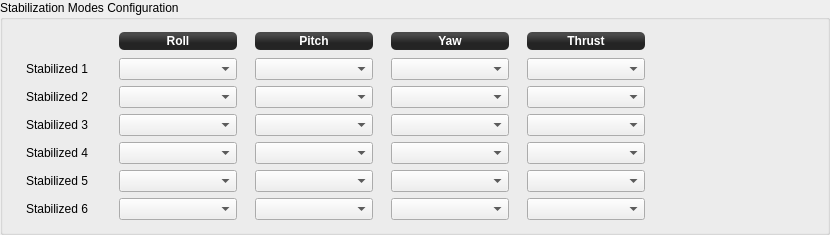
            <widget class="QGroupBox" name="groupBox">
             <property name="styleSheet">
              <string notr="true"/>
             </property>
             <property name="title">
              <string>Stabilization Modes Configuration</string>
             </property>
             <layout class="QGridLayout" name="gridLayout_2" columnstretch="0,0,0,0,0,0,0,0,0,0,0,0,0">
              <property name="leftMargin">
               <number>9</number>
              </property>
              <property name="horizontalSpacing">
               <number>6</number>
              </property>
              <item row="1" column="4">
               <spacer name="horizontalSpacer_12">
                <property name="orientation">
                 <enum>Qt::Horizontal</enum>
                </property>
                <property name="sizeType">
                 <enum>QSizePolicy::Fixed</enum>
                </property>
                <property name="sizeHint" stdset="0">
                 <size>
                  <width>10</width>
                  <height>20</height>
                 </size>
                </property>
               </spacer>
              </item>
              <item row="1" column="8">
               <spacer name="horizontalSpacer_13">
                <property name="orientation">
                 <enum>Qt::Horizontal</enum>
                </property>
                <property name="sizeType">
                 <enum>QSizePolicy::Fixed</enum>
                </property>
                <property name="sizeHint" stdset="0">
                 <size>
                  <width>10</width>
                  <height>20</height>
                 </size>
                </property>
               </spacer>
              </item>
              <item row="1" column="10">
               <spacer name="horizontalSpacer_15">
                <property name="orientation">
                 <enum>Qt::Horizontal</enum>
                </property>
                <property name="sizeType">
                 <enum>QSizePolicy::Fixed</enum>
                </property>
                <property name="sizeHint" stdset="0">
                 <size>
                  <width>10</width>
                  <height>20</height>
                 </size>
                </property>
               </spacer>
              </item>
              <item row="0" column="11">
               <widget class="QLabel" name="label_11">
                <property name="minimumSize">
                 <size>
                  <width>120</width>
                  <height>20</height>
                 </size>
                </property>
                <property name="maximumSize">
                 <size>
                  <width>16777215</width>
                  <height>20</height>
                 </size>
                </property>
                <property name="styleSheet">
                 <string notr="true">background-color: qlineargradient(spread:reflect, x1:0.507, y1:0, x2:0.507, y2:0.772, stop:0.208955 rgba(74, 74, 74, 255), stop:0.78607 rgba(36, 36, 36, 255));
color: rgb(255, 255, 255);
border-radius: 5;
margin:1px;
font:bold;</string>
                </property>
                <property name="text">
                 <string>Thrust</string>
                </property>
                <property name="alignment">
                 <set>Qt::AlignCenter</set>
                </property>
               </widget>
              </item>
              <item row="0" column="9">
               <widget class="QLabel" name="label_10">
                <property name="minimumSize">
                 <size>
                  <width>120</width>
                  <height>20</height>
                 </size>
                </property>
                <property name="maximumSize">
                 <size>
                  <width>16777215</width>
                  <height>20</height>
                 </size>
                </property>
                <property name="styleSheet">
                 <string notr="true">background-color: qlineargradient(spread:reflect, x1:0.507, y1:0, x2:0.507, y2:0.772, stop:0.208955 rgba(74, 74, 74, 255), stop:0.78607 rgba(36, 36, 36, 255));
color: rgb(255, 255, 255);
border-radius: 5;
margin:1px;
font:bold;</string>
                </property>
                <property name="text">
                 <string>Yaw</string>
                </property>
                <property name="alignment">
                 <set>Qt::AlignCenter</set>
                </property>
               </widget>
              </item>
              <item row="0" column="7">
               <widget class="QLabel" name="label_9">
                <property name="minimumSize">
                 <size>
                  <width>120</width>
                  <height>20</height>
                 </size>
                </property>
                <property name="maximumSize">
                 <size>
                  <width>16777215</width>
                  <height>20</height>
                 </size>
                </property>
                <property name="styleSheet">
                 <string notr="true">background-color: qlineargradient(spread:reflect, x1:0.507, y1:0, x2:0.507, y2:0.772, stop:0.208955 rgba(74, 74, 74, 255), stop:0.78607 rgba(36, 36, 36, 255));
color: rgb(255, 255, 255);
border-radius: 5;
margin:1px;
font:bold;</string>
                </property>
                <property name="text">
                 <string>Pitch</string>
                </property>
                <property name="alignment">
                 <set>Qt::AlignCenter</set>
                </property>
               </widget>
              </item>
              <item row="1" column="12">
               <spacer name="horizontalSpacer_11">
                <property name="orientation">
                 <enum>Qt::Horizontal</enum>
                </property>
                <property name="sizeType">
                 <enum>QSizePolicy::Preferred</enum>
                </property>
                <property name="sizeHint" stdset="0">
                 <size>
                  <width>170</width>
                  <height>20</height>
                 </size>
                </property>
               </spacer>
              </item>
              <item row="0" column="3">
               <widget class="QLabel" name="label_8">
                <property name="minimumSize">
                 <size>
                  <width>120</width>
                  <height>20</height>
                 </size>
                </property>
                <property name="maximumSize">
                 <size>
                  <width>16777215</width>
                  <height>20</height>
                 </size>
                </property>
                <property name="styleSheet">
                 <string notr="true">background-color: qlineargradient(spread:reflect, x1:0.507, y1:0, x2:0.507, y2:0.772, stop:0.208955 rgba(74, 74, 74, 255), stop:0.78607 rgba(36, 36, 36, 255));
color: rgb(255, 255, 255);
border-radius: 5;
margin:1px;
font:bold;</string>
                </property>
                <property name="text">
                 <string>Roll</string>
                </property>
                <property name="alignment">
                 <set>Qt::AlignCenter</set>
                </property>
               </widget>
              </item>
              <item row="1" column="1">
               <widget class="QFrame" name="frame_3">
                <property name="minimumSize">
                 <size>
                  <width>90</width>
                  <height>0</height>
                 </size>
                </property>
                <property name="maximumSize">
                 <size>
                  <width>90</width>
                  <height>16777215</height>
                 </size>
                </property>
                <property name="frameShape">
                 <enum>QFrame::NoFrame</enum>
                </property>
                <property name="frameShadow">
                 <enum>QFrame::Raised</enum>
                </property>
                <layout class="QVBoxLayout" name="verticalLayout_13">
                 <property name="leftMargin">
                  <number>1</number>
                 </property>
                 <property name="topMargin">
                  <number>1</number>
                 </property>
                 <property name="rightMargin">
                  <number>1</number>
                 </property>
                 <property name="bottomMargin">
                  <number>1</number>
                 </property>
                 <item>
                  <widget class="QLabel" name="stab1_label">
                   <property name="text">
                    <string>Stabilized 1</string>
                   </property>
                   <property name="alignment">
                    <set>Qt::AlignCenter</set>
                   </property>
                  </widget>
                 </item>
                 <item>
                  <widget class="QLabel" name="stab2_label">
                   <property name="text">
                    <string>Stabilized 2</string>
                   </property>
                   <property name="alignment">
                    <set>Qt::AlignCenter</set>
                   </property>
                  </widget>
                 </item>
                 <item>
                  <widget class="QLabel" name="stab3_label">
                   <property name="text">
                    <string>Stabilized 3</string>
                   </property>
                   <property name="alignment">
                    <set>Qt::AlignCenter</set>
                   </property>
                  </widget>
                 </item>
                 <item>
                  <widget class="QLabel" name="stab4_label">
                   <property name="text">
                    <string>Stabilized 4</string>
                   </property>
                   <property name="alignment">
                    <set>Qt::AlignCenter</set>
                   </property>
                  </widget>
                 </item>
                 <item>
                  <widget class="QLabel" name="stab5_label">
                   <property name="text">
                    <string>Stabilized 5</string>
                   </property>
                   <property name="alignment">
                    <set>Qt::AlignCenter</set>
                   </property>
                  </widget>
                 </item>
                 <item>
                  <widget class="QLabel" name="stab6_label">
                   <property name="text">
                    <string>Stabilized 6</string>
                   </property>
                   <property name="alignment">
                    <set>Qt::AlignCenter</set>
                   </property>
                  </widget>
                 </item>
                </layout>
               </widget>
              </item>
              <item row="1" column="3">
               <widget class="QFrame" name="frame_2">
                <property name="frameShape">
                 <enum>QFrame::NoFrame</enum>
                </property>
                <property name="frameShadow">
                 <enum>QFrame::Raised</enum>
                </property>
                <layout class="QVBoxLayout" name="verticalLayout_10">
                 <property name="leftMargin">
                  <number>1</number>
                 </property>
                 <property name="topMargin">
                  <number>1</number>
                 </property>
                 <property name="rightMargin">
                  <number>1</number>
                 </property>
                 <property name="bottomMargin">
                  <number>1</number>
                 </property>
                 <item>
                  <widget class="QComboBox" name="fmsSsPos1Roll">
                   <property name="minimumSize">
                    <size>
                     <width>0</width>
                     <height>0</height>
                    </size>
                   </property>
                   <property name="focusPolicy">
                    <enum>Qt::StrongFocus</enum>
                   </property>
                  </widget>
                 </item>
                 <item>
                  <widget class="QComboBox" name="fmsSsPos2Roll">
                   <property name="focusPolicy">
                    <enum>Qt::StrongFocus</enum>
                   </property>
                  </widget>
                 </item>
                 <item>
                  <widget class="QComboBox" name="fmsSsPos3Roll">
                   <property name="focusPolicy">
                    <enum>Qt::StrongFocus</enum>
                   </property>
                  </widget>
                 </item>
                 <item>
                  <widget class="QComboBox" name="fmsSsPos4Roll">
                   <property name="focusPolicy">
                    <enum>Qt::StrongFocus</enum>
                   </property>
                  </widget>
                 </item>
                 <item>
                  <widget class="QComboBox" name="fmsSsPos5Roll">
                   <property name="focusPolicy">
                    <enum>Qt::StrongFocus</enum>
                   </property>
                  </widget>
                 </item>
                 <item>
                  <widget class="QComboBox" name="fmsSsPos6Roll">
                   <property name="focusPolicy">
                    <enum>Qt::StrongFocus</enum>
                   </property>
                  </widget>
                 </item>
                </layout>
               </widget>
              </item>
              <item row="1" column="7">
               <widget class="QFrame" name="frame_5">
                <property name="frameShape">
                 <enum>QFrame::NoFrame</enum>
                </property>
                <property name="frameShadow">
                 <enum>QFrame::Raised</enum>
                </property>
                <layout class="QVBoxLayout" name="verticalLayout_14">
                 <property name="leftMargin">
                  <number>1</number>
                 </property>
                 <property name="topMargin">
                  <number>1</number>
                 </property>
                 <property name="rightMargin">
                  <number>1</number>
                 </property>
                 <property name="bottomMargin">
                  <number>1</number>
                 </property>
                 <item>
                  <widget class="QComboBox" name="fmsSsPos1Pitch">
                   <property name="minimumSize">
                    <size>
                     <width>0</width>
                     <height>0</height>
                    </size>
                   </property>
                   <property name="focusPolicy">
                    <enum>Qt::StrongFocus</enum>
                   </property>
                  </widget>
                 </item>
                 <item>
                  <widget class="QComboBox" name="fmsSsPos2Pitch">
                   <property name="focusPolicy">
                    <enum>Qt::StrongFocus</enum>
                   </property>
                  </widget>
                 </item>
                 <item>
                  <widget class="QComboBox" name="fmsSsPos3Pitch">
                   <property name="focusPolicy">
                    <enum>Qt::StrongFocus</enum>
                   </property>
                  </widget>
                 </item>
                 <item>
                  <widget class="QComboBox" name="fmsSsPos4Pitch">
                   <property name="focusPolicy">
                    <enum>Qt::StrongFocus</enum>
                   </property>
                  </widget>
                 </item>
                 <item>
                  <widget class="QComboBox" name="fmsSsPos5Pitch">
                   <property name="focusPolicy">
                    <enum>Qt::StrongFocus</enum>
                   </property>
                  </widget>
                 </item>
                 <item>
                  <widget class="QComboBox" name="fmsSsPos6Pitch">
                   <property name="focusPolicy">
                    <enum>Qt::StrongFocus</enum>
                   </property>
                  </widget>
                 </item>
                </layout>
               </widget>
              </item>
              <item row="1" column="9">
               <widget class="QFrame" name="frame_6">
                <property name="frameShape">
                 <enum>QFrame::NoFrame</enum>
                </property>
                <property name="frameShadow">
                 <enum>QFrame::Raised</enum>
                </property>
                <layout class="QVBoxLayout" name="verticalLayout_15">
                 <property name="leftMargin">
                  <number>1</number>
                 </property>
                 <property name="topMargin">
                  <number>1</number>
                 </property>
                 <property name="rightMargin">
                  <number>1</number>
                 </property>
                 <property name="bottomMargin">
                  <number>1</number>
                 </property>
                 <item>
                  <widget class="QComboBox" name="fmsSsPos1Yaw">
                   <property name="minimumSize">
                    <size>
                     <width>0</width>
                     <height>0</height>
                    </size>
                   </property>
                   <property name="focusPolicy">
                    <enum>Qt::StrongFocus</enum>
                   </property>
                  </widget>
                 </item>
                 <item>
                  <widget class="QComboBox" name="fmsSsPos2Yaw">
                   <property name="focusPolicy">
                    <enum>Qt::StrongFocus</enum>
                   </property>
                  </widget>
                 </item>
                 <item>
                  <widget class="QComboBox" name="fmsSsPos3Yaw">
                   <property name="focusPolicy">
                    <enum>Qt::StrongFocus</enum>
                   </property>
                  </widget>
                 </item>
                 <item>
                  <widget class="QComboBox" name="fmsSsPos4Yaw">
                   <property name="focusPolicy">
                    <enum>Qt::StrongFocus</enum>
                   </property>
                  </widget>
                 </item>
                 <item>
                  <widget class="QComboBox" name="fmsSsPos5Yaw">
                   <property name="focusPolicy">
                    <enum>Qt::StrongFocus</enum>
                   </property>
                  </widget>
                 </item>
                 <item>
                  <widget class="QComboBox" name="fmsSsPos6Yaw">
                   <property name="focusPolicy">
                    <enum>Qt::StrongFocus</enum>
                   </property>
                  </widget>
                 </item>
                </layout>
               </widget>
              </item>
              <item row="1" column="11">
               <widget class="QFrame" name="frame_7">
                <property name="frameShape">
                 <enum>QFrame::NoFrame</enum>
                </property>
                <property name="frameShadow">
                 <enum>QFrame::Raised</enum>
                </property>
                <layout class="QVBoxLayout" name="verticalLayout_16">
                 <property name="leftMargin">
                  <number>1</number>
                 </property>
                 <property name="topMargin">
                  <number>1</number>
                 </property>
                 <property name="rightMargin">
                  <number>1</number>
                 </property>
                 <property name="bottomMargin">
                  <number>1</number>
                 </property>
                 <item>
                  <widget class="QComboBox" name="fmsSsPos1Thrust">
                   <property name="minimumSize">
                    <size>
                     <width>0</width>
                     <height>0</height>
                    </size>
                   </property>
                   <property name="focusPolicy">
                    <enum>Qt::StrongFocus</enum>
                   </property>
                  </widget>
                 </item>
                 <item>
                  <widget class="QComboBox" name="fmsSsPos2Thrust">
                   <property name="focusPolicy">
                    <enum>Qt::StrongFocus</enum>
                   </property>
                  </widget>
                 </item>
                 <item>
                  <widget class="QComboBox" name="fmsSsPos3Thrust">
                   <property name="focusPolicy">
                    <enum>Qt::StrongFocus</enum>
                   </property>
                  </widget>
                 </item>
                 <item>
                  <widget class="QComboBox" name="fmsSsPos4Thrust">
                   <property name="focusPolicy">
                    <enum>Qt::StrongFocus</enum>
                   </property>
                  </widget>
                 </item>
                 <item>
                  <widget class="QComboBox" name="fmsSsPos5Thrust">
                   <property name="focusPolicy">
                    <enum>Qt::StrongFocus</enum>
                   </property>
                  </widget>
                 </item>
                 <item>
                  <widget class="QComboBox" name="fmsSsPos6Thrust">
                   <property name="focusPolicy">
                    <enum>Qt::StrongFocus</enum>
                   </property>
                  </widget>
                 </item>
                </layout>
               </widget>
              </item>
              <item row="1" column="2">
               <spacer name="horizontalSpacer_14">
                <property name="orientation">
                 <enum>Qt::Horizontal</enum>
                </property>
                <property name="sizeType">
                 <enum>QSizePolicy::Fixed</enum>
                </property>
                <property name="sizeHint" stdset="0">
                 <size>
                  <width>10</width>
                  <height>20</height>
                 </size>
                </property>
               </spacer>
              </item>
             </layout>
            </widget>
